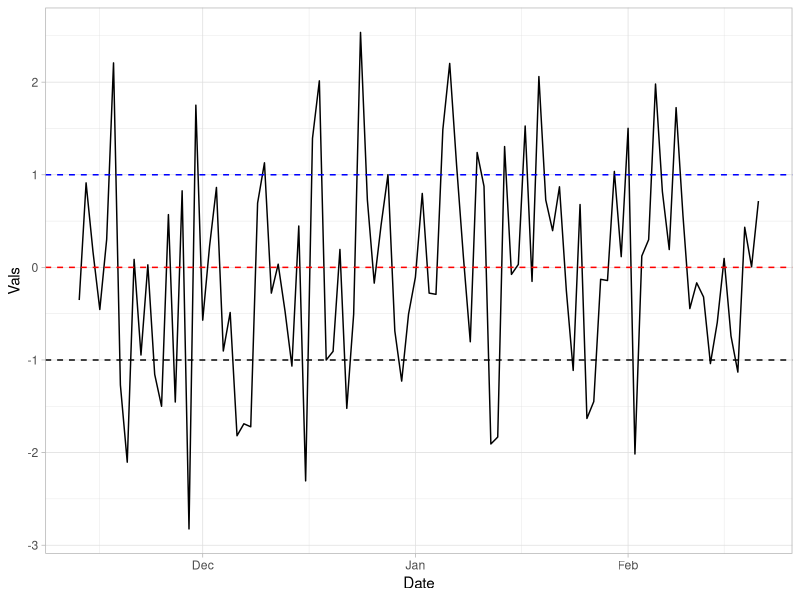

Here is the R script that generated this plot:
## ---- chunk 1
knitr::opts_chunk$set(message = FALSE, warning=FALSE, echo = TRUE, cache = FALSE)
## ---- chunk 2
library(tidyverse)
library(lubridate)
theme_set(theme_light())
graphics.off()
## ---- chunk 3
dat <- tibble(Date = today() + days(0:99),
              Vals = rnorm(100))

ggplot(dat, aes(Date, Vals))+
  geom_line(col = "black")+
  geom_hline(yintercept = 0, col = "red", linetype = "dashed")+
  geom_hline(yintercept = 1, col = "blue", linetype = "dashed")+
  geom_hline(yintercept = -1, col = "black", linetype = "dashed")
